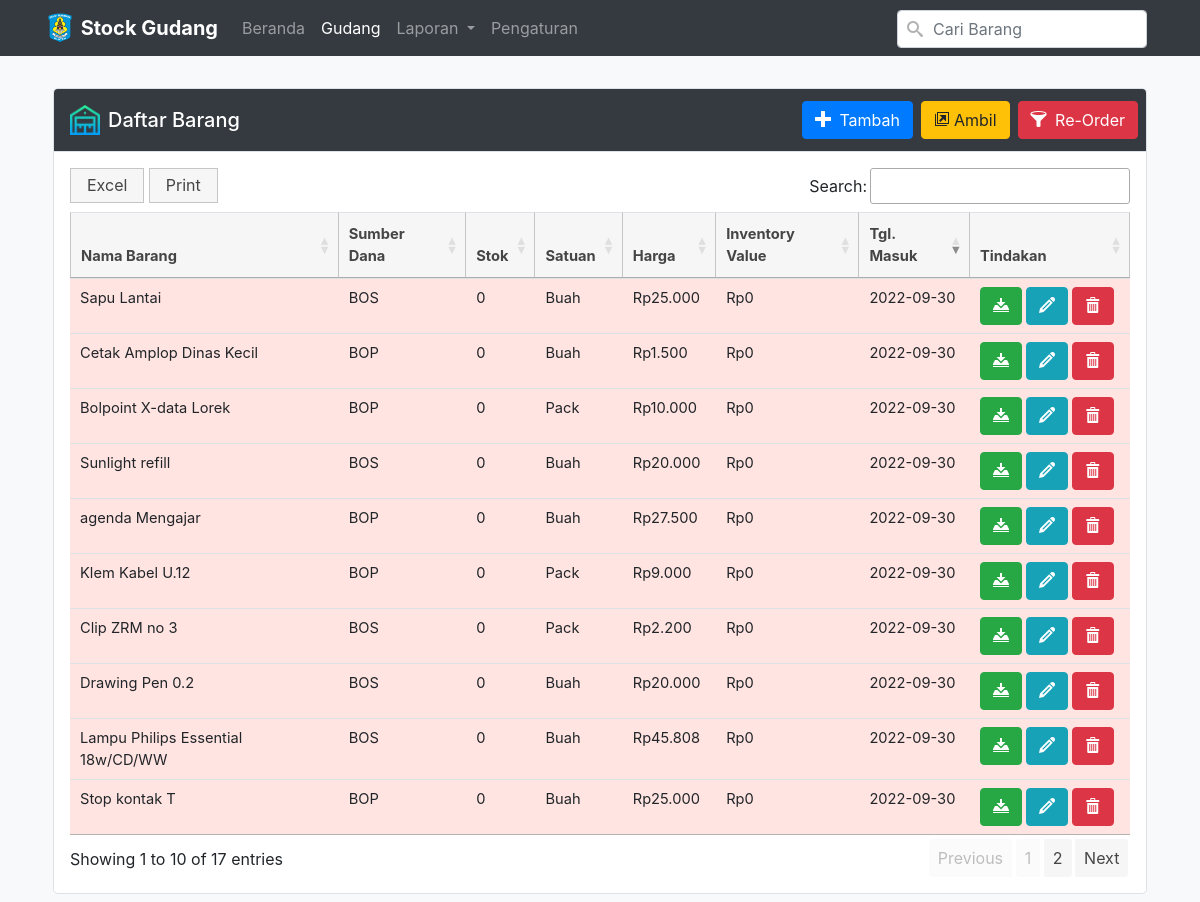
/index.php?menu=gudang&filter=reorder (signed in), run on the app's committed database.
### tables this page shows
CREATE TABLE `t_barang` (
  `id` int(11) NOT NULL,
  `id_sumber` int(11) NOT NULL,
  `id_satuan` int(11) NOT NULL,
  `nama_barang` varchar(200) NOT NULL,
  `stok` int(11) NOT NULL,
  `harga` int(11) NOT NULL,
  `tgl_masuk` date NOT NULL,
  `inventory_value` int(11) NOT NULL
);

CREATE TABLE `t_sumber_dana` (
  `id_sumber` int(11) NOT NULL,
  `sumber` varchar(100) NOT NULL,
  `warna` varchar(20) NOT NULL
);

CREATE TABLE `t_satuan` (
  `id_satuan` int(11) NOT NULL,
  `satuan` varchar(100) NOT NULL
);

### modules/functions.php (called while the page is built, shortened)
<?php
function rupiah($angka){
  return "Rp".number_format($angka,0,'.','.');
}

### gudang.php (the view, shortened to what this page needs)
<div class="container">
        <div class="w-100 p-2 mt-4">
            <div class="border rounded-lg h-100 bg-white overflow-hidden">
                <div class="d-flex justify-content-between align-items-center border-bottom bg-dark">
                    <div class="d-flex align-items-center p-3">
                        <img src="img/inventory.png" alt="Grafik Barang Masuk Keluar" class="mr-2" style="width: 30px;">
                        <h5 class="m-0 text-white">Daftar Barang</h5>
                    </div>
                    <div class="d-flex">
                        <button type="button" class="btn btn-primary mr-2" data-toggle="modal" data-target="#ModalTambah" ><span class="icon-plus mr-1"></span> Tambah</button>
                        <button type="button" class="btn btn-warning mr-2" data-toggle="modal" data-target="#ModalAmbil"><span class="icon-new-tab mr-1"></span>Ambil</button>
                        <?php if(!isset($_GET['filter'])): ?>
                            <a href="?menu=gudang&filter=reorder" style="text-decoration:none;"><button type="button" class="btn btn-outline-danger mr-2"><span class="icon-filter mr-1"></span> Re-Order</button></a>
                        <?php else: ?>
                            <a href="?menu=gudang" style="text-decoration:none;"><button type="button" class="btn btn-danger mr-2"><span class="icon-filter mr-1"></span> Re-Order</button></a>
                        <?php endif; ?>
                    </div>
                </div>
                <div id="table_body" class="overflow-auto w-100 p-3" style="max-height: 470px;">
                    <table class="table table-hover" id="tabel_gudang" style="font-size: 11pt;">
                        <thead>
                            <tr>
                                <th scope="col">Nama Barang</th>
                                <th scope="col">Sumber Dana</th>
                                <th scope="col">Stok</th>
                                <th scope="col">Satuan</th>
                                <th scope="col">Harga</th>
                                <th scope="col">Inventory Value</th>
                                <th scope="col">Tgl. Masuk</th>
                                <th scope="col">Tindakan</th>
                            </tr>
                        </thead>
                        <tbody>
                          <?php
                              if(!isset($_GET['filter'])){
                                $sql_barang = "SELECT * FROM t_barang INNER JOIN t_sumber_dana ON t_barang.id_sumber = t_sumber_dana.id_sumber INNER JOIN t_satuan ON t_barang.id_satuan = t_satuan.id_satuan ORDER BY t_barang.tgl_masuk DESC";
                              }else{
                                $sql_barang = "SELECT * FROM t_barang INNER JOIN t_sumber_dana ON t_barang.id_sumber = t_sumber_dana.id_sumber INNER JOIN t_satuan ON t_barang.id_satuan = t_satuan.id_satuan WHERE stok = 0 ORDER BY t_barang.tgl_masuk DESC";
                              }
                              $res_barang = mysqli_query($conn, $sql_barang);
                              if(mysqli_num_rows($res_barang) > 0){
                                while($brg = mysqli_fetch_assoc($res_barang)){
                          ?>
                            <tr <?php if($brg['stok'] == 0){echo "style='background-color: MistyRose;' ";}?>>
                                <td><?= $brg['nama_barang']; ?></td>
                                <td><?= $brg['sumber']; ?></td>
                                <td><?= $brg['stok']; ?></td>
                                <td><?= $brg['satuan']; ?></td>
                                <td><?= rupiah($brg['harga']); ?></td>
                                <td><?= rupiah($brg['inventory_value']); ?></td>
                                <td><?= $brg['tgl_masuk']; ?></td>
                                <td>
                                  <div style="width: 140px;">
                                    <button type="button" class="btn btn-success" title="Restock" data-toggle="modal" data-target="#ModalRestock<?= $brg['id']; ?>"><span class="icon-download2"></span></button>
                                    <button type="button" class="btn btn-info" title="Ubah" data-toggle="modal" data-target="#ModalEdit<?= $brg['id']; ?>"><span class="icon-pencil"></span></button>
                                    <button type="button" class="btn btn-danger" title="Hapus" data-toggle="modal" data-target="#ModalHapus<?= $brg['id']; ?>"><span class="icon-bin"></span></button>
                                  </div>
                                </td>
                            </tr>
                              <?php } ?>
                            <?php } ?>
                        </tbody>
                    </table>
                </div>
            </div>
        </div>
</div>

### data on the page
t_barang: nama_barang "Sapu Lantai", id_sumber.sumber "BOS", stok "0", id_satuan.satuan "Buah", harga "Rp25.000", inventory_value "Rp0", tgl_masuk "2022-09-30"
t_barang: nama_barang "Cetak Amplop Dinas Kecil", id_sumber.sumber "BOP", stok "0", id_satuan.satuan "Buah", harga "Rp1.500", inventory_value "Rp0", tgl_masuk "2022-09-30"
t_barang: nama_barang "Bolpoint X-data Lorek", id_sumber.sumber "BOP", stok "0", id_satuan.satuan "Pack", harga "Rp10.000", inventory_value "Rp0", tgl_masuk "2022-09-30"
t_barang: nama_barang "Sunlight refill", id_sumber.sumber "BOS", stok "0", id_satuan.satuan "Buah", harga "Rp20.000", inventory_value "Rp0", tgl_masuk "2022-09-30"
t_barang: nama_barang "agenda Mengajar", id_sumber.sumber "BOP", stok "0", id_satuan.satuan "Buah", harga "Rp27.500", inventory_value "Rp0", tgl_masuk "2022-09-30"
t_barang: nama_barang "Klem Kabel U.12", id_sumber.sumber "BOP", stok "0", id_satuan.satuan "Pack", harga "Rp9.000", inventory_value "Rp0", tgl_masuk "2022-09-30"
t_barang: nama_barang "Clip ZRM no 3", id_sumber.sumber "BOS", stok "0", id_satuan.satuan "Pack", harga "Rp2.200", inventory_value "Rp0", tgl_masuk "2022-09-30"
t_barang: nama_barang "Drawing Pen 0.2", id_sumber.sumber "BOS", stok "0", id_satuan.satuan "Buah", harga "Rp20.000", inventory_value "Rp0", tgl_masuk "2022-09-30"
t_barang: nama_barang "Lampu Philips Essential 18w/CD/WW", id_sumber.sumber "BOS", stok "0", id_satuan.satuan "Buah", harga "Rp45.808", inventory_value "Rp0", tgl_masuk "2022-09-30"
t_barang: nama_barang "Stop kontak T", id_sumber.sumber "BOP", stok "0", id_satuan.satuan "Buah", harga "Rp25.000", inventory_value "Rp0", tgl_masuk "2022-09-30"
